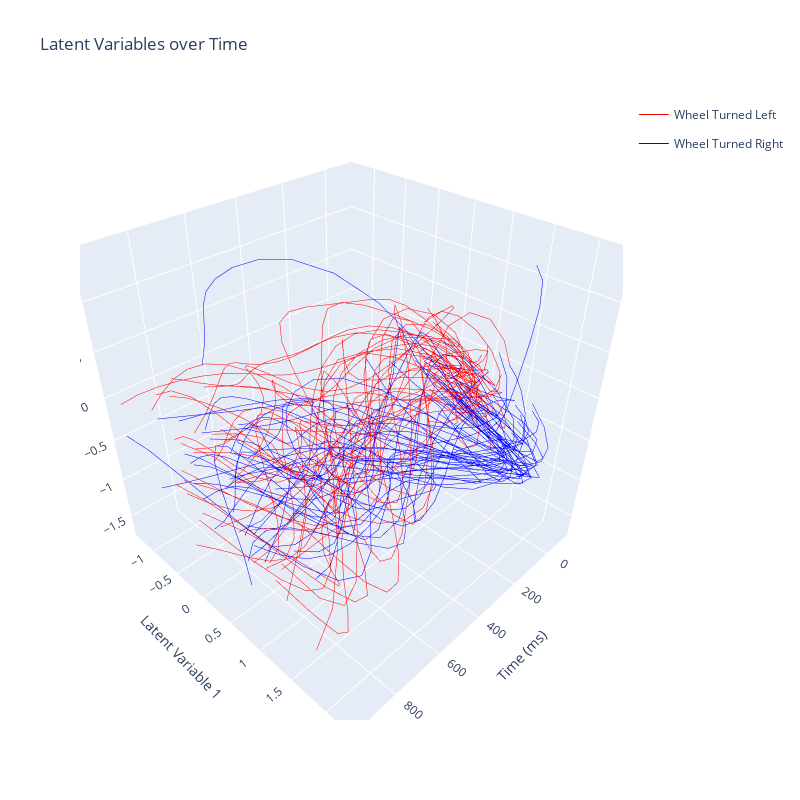

Notebook source saved alongside this figure:
### Code cell
z_train = rearrange(session.z, '(trials time) lat -> trials time lat', time=training_trials[0]['spikes_df'].shape[1])

first = True
first2= True
time_sig = 4
X_class_train = []
y_class_train = []
time_bins = len(z_train[i][:, 0])

fig = go.Figure()
for i in range(len(z_train)):
    if ((training_trials[i]['choice']==1) & (training_trials[i]['feedbackType']==1)):
        if first:
            fig.add_trace(go.Scatter3d(x=np.arange(-100, 1000, 50), y=z_train[i][:, 0], z=z_train[i][:, 1],
                      mode='lines', line={'color':'blue', 'width':1}, legendgroup='right', name='Wheel Turned Right', showlegend=True))
            first = False
        else:
            fig.add_trace(go.Scatter3d(x=np.arange(-100, 1000, 50), y=z_train[i][:, 0], z=z_train[i][:, 1],
                        mode='lines', line={'color':'blue', 'width':1}, legendgroup='right', showlegend=False))
        # fig.add_scatter3d(x=[time_sig], y=z_train[i][time_sig:time_sig+1, 0], z=z_train[i][time_sig:time_sig+1, 1], mode='markers', marker={'color':'green', 'size':5})  # show point of significance
        X_class_train.append(z_train[i][time_sig]); y_class_train.append(0)
        
    elif ((training_trials[i]['choice']==-1) & (training_trials[i]['feedbackType']==1)):
        if first2:
            fig.add_trace(go.Scatter3d(x=np.arange(-100, 1000, 50), y=z_train[i][:, 0], z=z_train[i][:, 1],
                      mode='lines', line={'color':'red', 'width':1}, legendgroup='left', name='Wheel Turned Left', showlegend=True))
            first2 = False
        else:
            fig.add_trace(go.Scatter3d(x=np.arange(-100, 1000, 50), y=z_train[i][:, 0], z=z_train[i][:, 1],
                        mode='lines', line={'color':'red', 'width':1}, legendgroup='left', showlegend=False))
        # fig.add_scatter3d(x=[time_sig], y=z_train[i][time_sig:time_sig+1, 0], z=z_train[i][time_sig:time_sig+1, 1], mode='markers', marker={'color':'black', 'size':5})  # show point of significance
        X_class_train.append(z_train[i][time_sig]); y_class_train.append(1)
        
    elif ((training_trials[i]['choice']==1) & (training_trials[i]['feedbackType']==-1)):
        # if first:
        #     fig = px.line_3d(x=np.arange(-0.1, 1, 0.05), y=z_test[i][:, 0], z=z_test[i][:, 1], color=["green"]*time_bins, width=800, height=800)
        #     first = False
        # else:
        #     fig.add_scatter3d(x=np.arange(-0.1, 1, 0.05), y=z_test[i][:, 0], z=z_test[i][:, 1], mode='lines', line={'color':"green"}, opacity=0.5)
        X_class_train.append(z_train[i][time_sig]); y_class_train.append(2)
        
    elif ((training_trials[i]['choice']==-1) & (training_trials[i]['feedbackType']==-1)):
        # if first:
        #     fig = px.line_3d(x=np.arange(-0.1, 1, 0.05), y=z_test[i][:, 0], z=z_test[i][:, 1], color=["black"]*time_bins, width=800, height=800)
        #     first = False
        # else:
        #     fig.add_scatter3d(x=np.arange(-0.1, 1, 0.05), y=z_test[i][:, 0], z=z_test[i][:, 1], mode='lines', line={'color':"black"}, opacity=1)
        X_class_train.append(z_train[i][time_sig]); y_class_train.append(3)
        

X_class_test = []
y_class_test = []

# Plot testing trajectories
for i in range(len(z_test)):
    if ((testing_trials[i]['choice']==1) & (testing_trials[i]['feedbackType']==1)):
        # if first:
        #     fig = px.line_3d(x=np.arange(time_bins), y=z_test[i][:, 0], z=z_test[i][:, 1], color=["green"]*time_bins, width=800, height=800)
        #     first = False
        # else:
        #     fig.add_scatter3d(x=np.arange(time_bins), y=z_test[i][:, 0], z=z_test[i][:, 1], mode='lines', line={'color':"green"}, opacity=0.5)
        # fig.add_scatter3d(x=[time_sig], y=z_train[i][time_sig:time_sig+1, 0], z=z_train[i][time_sig:time_sig+1, 1], mode='markers', marker={'color':'green', 'size':5})  # show point of significance
        X_class_test.append(z_test[i][time_sig]); y_class_test.append(0)
        
    elif ((testing_trials[i]['choice']==-1) & (testing_trials[i]['feedbackType']==1)):
        # if first:
        #     fig = px.line_3d(x=np.arange(time_bins), y=z_test[i][:, 0], z=z_test[i][:, 1], color=["black"]*time_bins, width=800, height=800)
        #     first = False
        # else:
        #     fig.add_scatter3d(x=np.arange(time_bins), y=z_test[i][:, 0], z=z_test[i][:, 1], mode='lines', line={'color':"black"}, opacity=0.5)
        # fig.add_scatter3d(x=[time_sig], y=z_train[i][time_sig:time_sig+1, 0], z=z_train[i][time_sig:time_sig+1, 1], mode='markers', marker={'color':'black', 'size':5})  # show point of significance
        X_class_test.append(z_test[i][time_sig]); y_class_test.append(1)
        
    elif ((testing_trials[i]['choice']==1) & (testing_trials[i]['feedbackType']==-1)):
        X_class_test.append(z_test[i][time_sig]); y_class_test.append(2)
        
    elif ((testing_trials[i]['choice']==-1) & (testing_trials[i]['feedbackType']==-1)):
        X_class_test.append(z_test[i][time_sig]); y_class_test.append(3)

X_class_train = np.array(X_class_train)
y_class_train = np.array(y_class_train)
X_class_test = np.array(X_class_test)
y_class_test = np.array(y_class_test)

fig.update_layout(scene = dict(
                    xaxis_title='Time (ms)',
                    yaxis_title='Latent Variable 1',
                    zaxis_title='Latent Variable 2'),
                    width=800, height=800, title='Latent Variables over Time'
                    )
fig.show()
